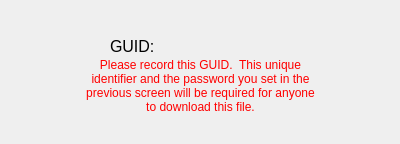
<?xml version="1.0" encoding="UTF-8"?>
<ui version="4.0">
 <class>UploadSuccessDialog</class>
 <widget class="QDialog" name="UploadSuccessDialog">
  <property name="geometry">
   <rect>
    <x>0</x>
    <y>0</y>
    <width>400</width>
    <height>144</height>
   </rect>
  </property>
  <property name="windowTitle">
   <string>Dialog</string>
  </property>
  <property name="styleSheet">
   <string notr="true"/>
  </property>
  <widget class="QLabel" name="label">
   <property name="geometry">
    <rect>
     <x>80</x>
     <y>60</y>
     <width>241</width>
     <height>51</height>
    </rect>
   </property>
   <property name="styleSheet">
    <string notr="true">color: red;</string>
   </property>
   <property name="lineWidth">
    <number>2</number>
   </property>
   <property name="text">
    <string>Please record this GUID.  This unique identifier and the password you set in the previous screen will be required for anyone to download this file.</string>
   </property>
   <property name="alignment">
    <set>Qt::AlignCenter</set>
   </property>
   <property name="wordWrap">
    <bool>true</bool>
   </property>
  </widget>
  <widget class="QLabel" name="label_2">
   <property name="geometry">
    <rect>
     <x>110</x>
     <y>40</y>
     <width>47</width>
     <height>13</height>
    </rect>
   </property>
   <property name="font">
    <font>
     <pointsize>12</pointsize>
    </font>
   </property>
   <property name="text">
    <string>GUID:</string>
   </property>
  </widget>
  <widget class="QLineEdit" name="guid">
   <property name="geometry">
    <rect>
     <x>180</x>
     <y>37</y>
     <width>91</width>
     <height>20</height>
    </rect>
   </property>
   <property name="font">
    <font>
     <pointsize>12</pointsize>
    </font>
   </property>
   <property name="styleSheet">
    <string notr="true">background: transparent; border: none;</string>
   </property>
   <property name="readOnly">
    <bool>true</bool>
   </property>
  </widget>
 </widget>
 <resources/>
 <connections/>
</ui>
